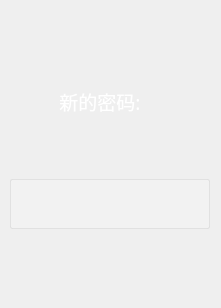
               <widget class="QWidget" name="page_10">
                <widget class="QLabel" name="display_2">
                 <property name="geometry">
                  <rect>
                   <x>0</x>
                   <y>250</y>
                   <width>191</width>
                   <height>49</height>
                  </rect>
                 </property>
                 <property name="font">
                  <font>
                   <family>方正姚体</family>
                   <pointsize>22</pointsize>
                   <weight>75</weight>
                   <italic>false</italic>
                   <bold>true</bold>
                  </font>
                 </property>
                 <property name="styleSheet">
                  <string notr="true">/*产品名称*/
color:#DCDCDC;/*设置字体颜色*/</string>
                 </property>
                 <property name="text">
                  <string/>
                 </property>
                </widget>
                <widget class="QWidget" name="verticalLayoutWidget_6">
                 <property name="geometry">
                  <rect>
                   <x>10</x>
                   <y>30</y>
                   <width>202</width>
                   <height>261</height>
                  </rect>
                 </property>
                 <layout class="QVBoxLayout" name="verticalLayout_7">
                  <item>
                   <widget class="QLabel" name="netWorkStation_2">
                    <property name="minimumSize">
                     <size>
                      <width>200</width>
                      <height>21</height>
                     </size>
                    </property>
                    <property name="maximumSize">
                     <size>
                      <width>200</width>
                      <height>21</height>
                     </size>
                    </property>
                    <property name="font">
                     <font>
                      <family>微软雅黑</family>
                      <pointsize>14</pointsize>
                      <italic>false</italic>
                      <strikeout>false</strikeout>
                     </font>
                    </property>
                    <property name="cursor">
                     <cursorShape>PointingHandCursor</cursorShape>
                    </property>
                    <property name="autoFillBackground">
                     <bool>false</bool>
                    </property>
                    <property name="styleSheet">
                     <string notr="true">/*qlable 自定义点击按钮 找回密码*/
color:#FFFFFF;/*设置字体颜色 以备不时之需*/</string>
                    </property>
                    <property name="text">
                     <string>          新的密码:</string>
                    </property>
                   </widget>
                  </item>
                  <item>
                   <widget class="QLineEdit" name="padLineEdit_2">
                    <property name="minimumSize">
                     <size>
                      <width>200</width>
                      <height>50</height>
                     </size>
                    </property>
                    <property name="maximumSize">
                     <size>
                      <width>200</width>
                      <height>50</height>
                     </size>
                    </property>
                    <property name="font">
                     <font>
                      <family>Arial</family>
                      <pointsize>15</pointsize>
                      <italic>false</italic>
                     </font>
                    </property>
                    <property name="styleSheet">
                     <string notr="true"> /*文本输入框 账号输入*/
QLineEdit{
/*非悬浮时颜色设置*/
color:#FFFFFF;
border-style:outset;/*设置边框*/
background-color: rgba(255,255,255,50);
border-radius:2px;/*边框圆角半径设置*/
border: 1px solid rgba(220,220,220, 200);

}

QLineEdit::hover
{
/*悬浮时颜色设置*/
background-color:rgba(135,206,250, 255);
}</string>
                    </property>
                    <property name="text">
                     <string/>
                    </property>
                    <property name="maxLength">
                     <number>25</number>
                    </property>
                    <property name="readOnly">
                     <bool>false</bool>
                    </property>
                    <property name="placeholderText">
                     <string/>
                    </property>
                    <property name="clearButtonEnabled">
                     <bool>true</bool>
                    </property>
                   </widget>
                  </item>
                 </layout>
                </widget>
               </widget>
